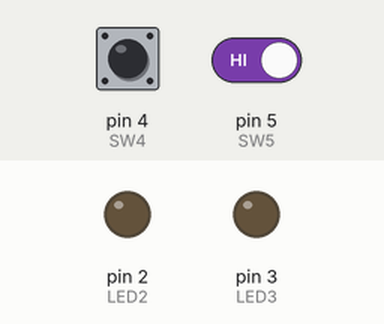
Recording of a program running on a simulated Arduino Uno, built with avr-gcc and run on an emulated ATmega328P. Parts: output pins drawn as LEDs (lit = HIGH). Dashed ring = blinking. The inputs (shaded band) are chosen by the test bench; at power-on: pin 4 (SW4) HIGH, pin 5 (SW5) HIGH.

Above: at 2.8 s.
2.9 s: pin 4 (SW4) pulled LOW for 3.2 s
At 4.6 s:
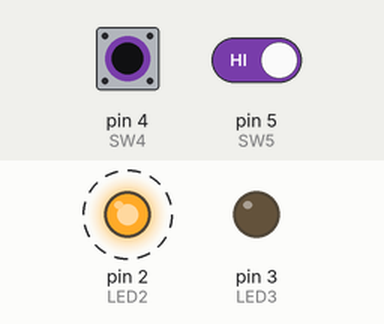
8.5 s: pin 4 (SW4) driven LOW and pin 5 (SW5) driven LOW
At 10.0 s:
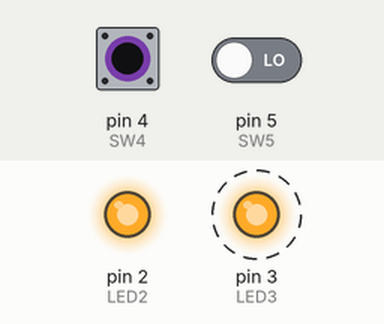
14.5 s: pin 4 (SW4) driven HIGH
At 14.9 s:
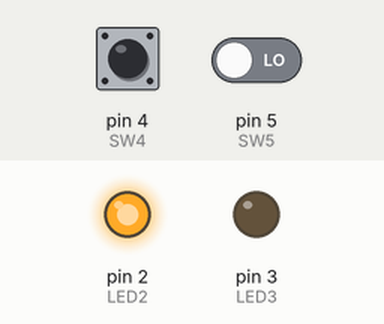
20.5 s: pin 5 (SW5) driven HIGH
At 22.2 s:
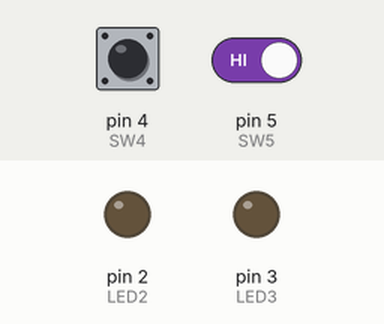
22.5 s: pin 5 (SW5) driven LOW
At 24.6 s:
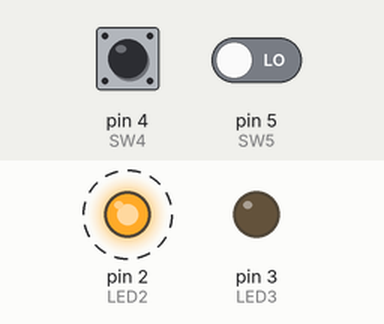
Timing chart, 0 to 29.5 s (numbered marks = the images above; inputs shaded):
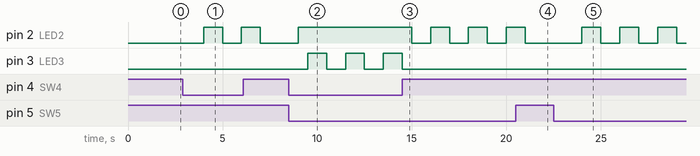

The program:

main.cpp
```cpp
#include <Arduino.h>
#define LED2 2
#define LED3 3
#define SW4 4
#define SW5 5

void setup() {
  pinMode(SW4, INPUT_PULLUP);
  pinMode(SW5, INPUT_PULLUP);
  pinMode(LED2, OUTPUT);
  pinMode(LED3, OUTPUT);
}

void loop() {
  if(digitalRead(SW4) == LOW || digitalRead(SW5) == LOW) {
    digitalWrite(LED2, HIGH);
    delay(500);
    digitalWrite(LED3, LOW);
    delay(500);
  } else {
    digitalWrite(LED2, LOW);
    delay(500);
    digitalWrite(LED3, LOW);
    delay(500);
  }

  if(digitalRead(SW4) == LOW && digitalRead(SW5) == LOW) {
    digitalWrite(LED2, HIGH);
    delay(500);
    digitalWrite(LED3, HIGH);
    delay(500);
  } else {
    digitalWrite(LED2, LOW);
    delay(500);
    digitalWrite(LED3, LOW);
    delay(500);
  }
}
```

Measured:
- after the input at 2.9 s, pin 2 (LED2): alternates HIGH for 1.0 s and LOW for 1.0 s, starting after 1.1 s
- after the input at 8.5 s, pin 2 (LED2): LOW → HIGH after 0.50 s; pin 3 (LED3): alternates HIGH for 1.0 s and LOW for 1.0 s, starting after 1.0 s
- after the input at 14.5 s, pin 2 (LED2): alternates HIGH for 1.0 s and LOW for 1.0 s, starting after 0.50 s; pin 3 (LED3): goes on until 14.5 s, then stays LOW
- after the input at 20.5 s, pin 2 (LED2): goes on until 21.0 s, then stays LOW
- after the input at 22.5 s, pin 2 (LED2): alternates HIGH for 1.0 s and LOW for 1.0 s, starting after 1.5 s
